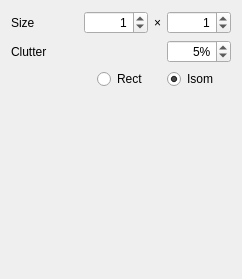
<?xml version="1.0" encoding="UTF-8"?>
<ui version="4.0">
 <class>TerrainBrush</class>
 <widget class="QFrame" name="TerrainBrush">
  <property name="geometry">
   <rect>
    <x>0</x>
    <y>0</y>
    <width>242</width>
    <height>279</height>
   </rect>
  </property>
  <property name="windowTitle">
   <string>Frame</string>
  </property>
  <layout class="QGridLayout" name="gridLayout">
   <item row="8" column="0">
    <spacer name="verticalSpacer">
     <property name="orientation">
      <enum>Qt::Vertical</enum>
     </property>
     <property name="sizeHint" stdset="0">
      <size>
       <width>0</width>
       <height>0</height>
      </size>
     </property>
    </spacer>
   </item>
   <item row="5" column="0">
    <layout class="QHBoxLayout" name="horizontalLayout_2">
     <item>
      <widget class="QLabel" name="label">
       <property name="sizePolicy">
        <sizepolicy hsizetype="Preferred" vsizetype="Preferred">
         <horstretch>0</horstretch>
         <verstretch>0</verstretch>
        </sizepolicy>
       </property>
       <property name="text">
        <string>Size</string>
       </property>
      </widget>
     </item>
     <item>
      <spacer name="horizontalSpacer_2">
       <property name="orientation">
        <enum>Qt::Horizontal</enum>
       </property>
       <property name="sizeHint" stdset="0">
        <size>
         <width>0</width>
         <height>0</height>
        </size>
       </property>
      </spacer>
     </item>
     <item>
      <widget class="QSpinBox" name="spinBox_brushWidth">
       <property name="sizePolicy">
        <sizepolicy hsizetype="Fixed" vsizetype="Fixed">
         <horstretch>0</horstretch>
         <verstretch>0</verstretch>
        </sizepolicy>
       </property>
       <property name="minimumSize">
        <size>
         <width>64</width>
         <height>0</height>
        </size>
       </property>
       <property name="alignment">
        <set>Qt::AlignRight|Qt::AlignTrailing|Qt::AlignVCenter</set>
       </property>
       <property name="accelerated">
        <bool>true</bool>
       </property>
       <property name="maximum">
        <number>256</number>
       </property>
       <property name="value">
        <number>1</number>
       </property>
      </widget>
     </item>
     <item>
      <widget class="QLabel" name="label_2">
       <property name="sizePolicy">
        <sizepolicy hsizetype="Minimum" vsizetype="Preferred">
         <horstretch>0</horstretch>
         <verstretch>0</verstretch>
        </sizepolicy>
       </property>
       <property name="text">
        <string>×</string>
       </property>
      </widget>
     </item>
     <item>
      <widget class="QSpinBox" name="spinBox_brushHeight">
       <property name="sizePolicy">
        <sizepolicy hsizetype="Fixed" vsizetype="Fixed">
         <horstretch>0</horstretch>
         <verstretch>0</verstretch>
        </sizepolicy>
       </property>
       <property name="minimumSize">
        <size>
         <width>64</width>
         <height>0</height>
        </size>
       </property>
       <property name="alignment">
        <set>Qt::AlignRight|Qt::AlignTrailing|Qt::AlignVCenter</set>
       </property>
       <property name="accelerated">
        <bool>true</bool>
       </property>
       <property name="maximum">
        <number>256</number>
       </property>
       <property name="value">
        <number>1</number>
       </property>
      </widget>
     </item>
    </layout>
   </item>
   <item row="7" column="0">
    <layout class="QHBoxLayout" name="horizontalLayout">
     <item>
      <spacer name="horizontalSpacer">
       <property name="orientation">
        <enum>Qt::Horizontal</enum>
       </property>
       <property name="sizeHint" stdset="0">
        <size>
         <width>0</width>
         <height>0</height>
        </size>
       </property>
      </spacer>
     </item>
     <item>
      <widget class="QRadioButton" name="radioButton_rect">
       <property name="sizePolicy">
        <sizepolicy hsizetype="Preferred" vsizetype="Fixed">
         <horstretch>0</horstretch>
         <verstretch>0</verstretch>
        </sizepolicy>
       </property>
       <property name="minimumSize">
        <size>
         <width>64</width>
         <height>0</height>
        </size>
       </property>
       <property name="text">
        <string>Rect</string>
       </property>
      </widget>
     </item>
     <item>
      <widget class="QRadioButton" name="radioButton_isom">
       <property name="sizePolicy">
        <sizepolicy hsizetype="Preferred" vsizetype="Fixed">
         <horstretch>0</horstretch>
         <verstretch>0</verstretch>
        </sizepolicy>
       </property>
       <property name="minimumSize">
        <size>
         <width>64</width>
         <height>0</height>
        </size>
       </property>
       <property name="text">
        <string>Isom</string>
       </property>
       <property name="checked">
        <bool>true</bool>
       </property>
      </widget>
     </item>
    </layout>
   </item>
   <item row="6" column="0">
    <layout class="QHBoxLayout" name="horizontalLayout_4">
     <item>
      <widget class="QLabel" name="label_3">
       <property name="text">
        <string>Clutter</string>
       </property>
      </widget>
     </item>
     <item>
      <widget class="QSpinBox" name="spinBox_clutter">
       <property name="sizePolicy">
        <sizepolicy hsizetype="Fixed" vsizetype="Fixed">
         <horstretch>0</horstretch>
         <verstretch>0</verstretch>
        </sizepolicy>
       </property>
       <property name="minimumSize">
        <size>
         <width>64</width>
         <height>0</height>
        </size>
       </property>
       <property name="alignment">
        <set>Qt::AlignRight|Qt::AlignTrailing|Qt::AlignVCenter</set>
       </property>
       <property name="accelerated">
        <bool>true</bool>
       </property>
       <property name="suffix">
        <string notr="true">%</string>
       </property>
       <property name="maximum">
        <number>100</number>
       </property>
       <property name="value">
        <number>5</number>
       </property>
      </widget>
     </item>
    </layout>
   </item>
  </layout>
 </widget>
 <resources/>
 <connections/>
</ui>
